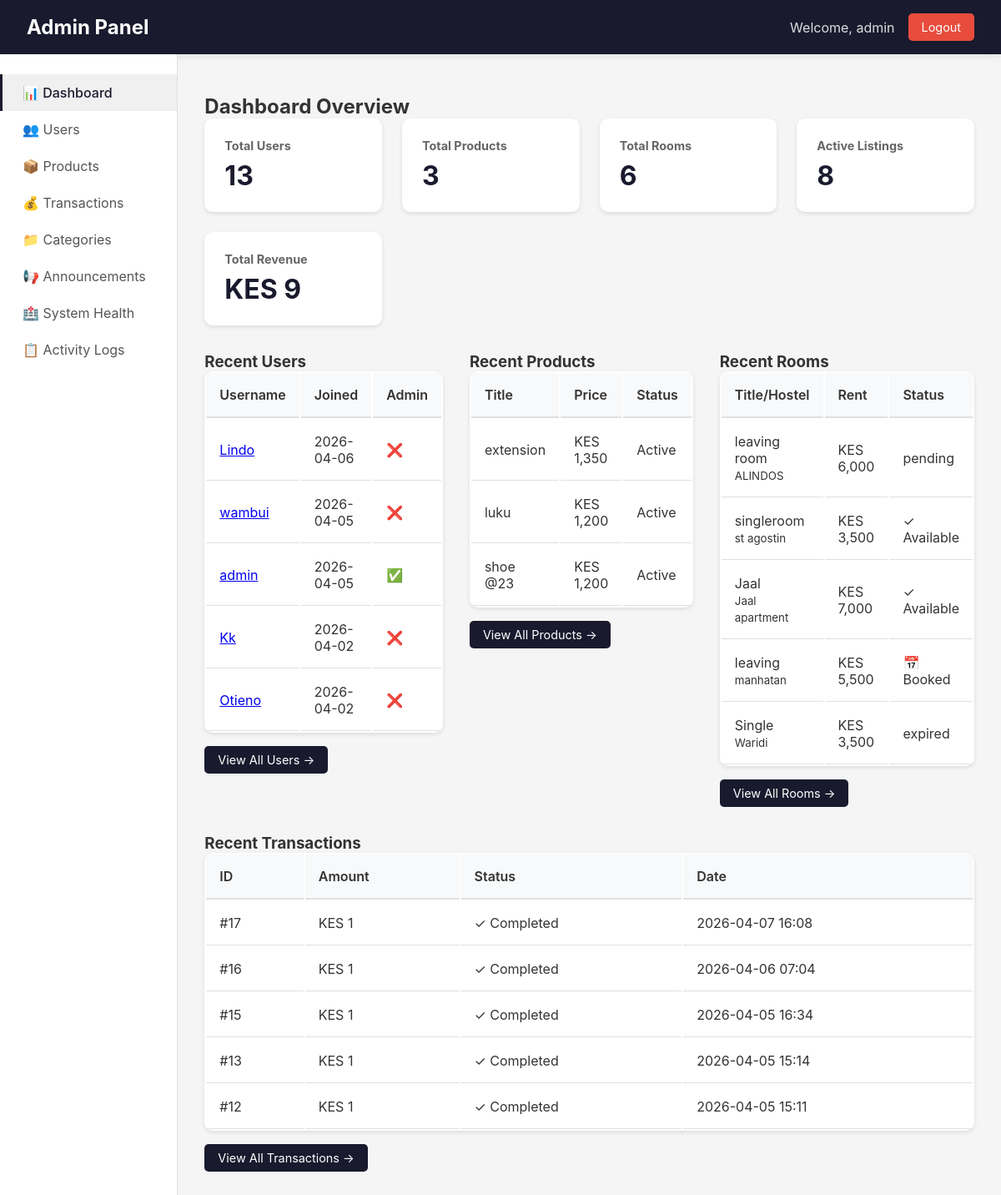
Before: /admin/ (signed in) with the older database file.
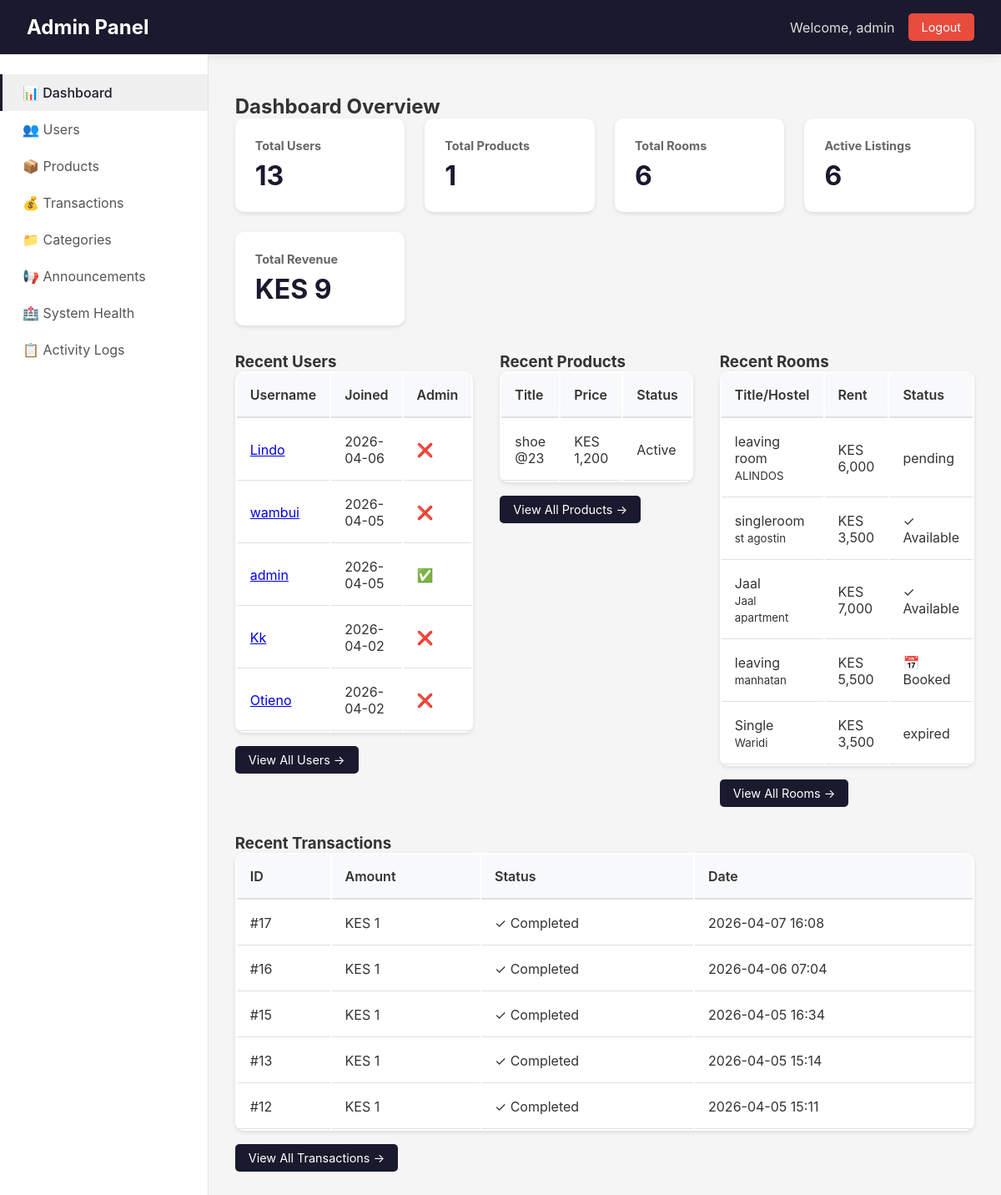
After: the same page with the newer database file.
### app/models.py (models this page shows, shortened)
class User(UserMixin, db.Model):
    __tablename__ = 'users'
    id = db.Column(db.Integer, primary_key=True)
    username = db.Column(db.String(80), unique=True, nullable=False)
    email = db.Column(db.String(120), unique=True, nullable=False)
    password_hash = db.Column(db.String(128))
    phone = db.Column(db.String(20))
    created_at = db.Column(db.DateTime, default=datetime.utcnow)
    google_id = db.Column(db.String(100), unique=True, nullable=True)
    profile_picture = db.Column(db.String(500), nullable=True)
    products = db.relationship('Product',
        foreign_keys='Product.seller_id',
        back_populates='seller',
        lazy=True
    )
    payments = db.relationship('Payment',
        back_populates='payment_user',
        lazy=True
    )
    phone_number = db.Column(db.String(20))
    campus_location = db.Column(db.String(100))
    hostel_name = db.Column(db.String(100))
    hostel_room = db.Column(db.String(20))
    whatsapp_number = db.Column(db.String(20))
    show_contact_details = db.Column(db.Boolean, default=True)
    contact_preference = db.Column(db.String(20), default='whatsapp')
    is_admin = db.Column(db.Boolean, default=False)
    conversations_as_buyer = db.relationship('Chat',
        foreign_keys='Chat.buyer_id',
        back_populates='buyer',
        lazy=True,
        cascade='all, delete-orphan'
    )
    conversations_as_seller = db.relationship('Chat',
        foreign_keys='Chat.seller_id',
        back_populates='seller',
        lazy=True,
        cascade='all, delete-orphan'
    )
    sent_messages = db.relationship('Message',
        foreign_keys='Message.sender_id',
        back_populates='sender',
        lazy=True,
        cascade='all, delete-orphan'
    )
    sent_offers = db.relationship('Offer',
        foreign_keys='Offer.buyer_id',
        back_populates='offer_buyer',
        lazy=True
    )
    received_offers = db.relationship('Offer',
        foreign_keys='Offer.seller_id',
        back_populates='offer_seller',
        lazy=True
    )

class Product(db.Model):
    __tablename__ = 'products'
    id = db.Column(db.Integer, primary_key=True)
    title = db.Column(db.String(100), nullable=False)
    description = db.Column(db.Text)
    price = db.Column(db.Float, nullable=False)
    condition = db.Column(db.String(20))
    contact_info = db.Column(db.Text)
    is_fast_moving = db.Column(db.Boolean, default=False)
    is_active = db.Column(db.Boolean, default=True)
    is_sold = db.Column(db.Boolean, default=False)
    Token = db.Column(db.Float, nullable=False)
    category_id = db.Column(db.Integer, db.ForeignKey('categories.id'), nullable=False)
    seller_id = db.Column(db.Integer, db.ForeignKey('users.id'), nullable=False)
    image_group_id = db.Column(db.Integer, db.ForeignKey('product_image_groups.id'), nullable=True)
    created_at = db.Column(db.DateTime, default=datetime.utcnow)
    updated_at = db.Column(db.DateTime, default=datetime.utcnow, onupdate=datetime.utcnow)
    hostel_name = db.Column(db.String(100), nullable=False, default='')
    location = db.Column(db.String(100), nullable=False, default='')
    leave_date = db.Column(db.DateTime, nullable=False, default=datetime.utcnow)
    room_type = db.Column(db.String(20), default='single')
    deposit = db.Column(db.Float, default=0)
    commission_percentage = db.Column(db.Float, default=0)
    is_commission_listing = db.Column(db.Boolean, default=False)
    status = db.Column(db.String(20), default='available')
    agreement_user_id = db.Column(db.Integer, db.ForeignKey('users.id'), nullable=True)
    agreement_expires_at = db.Column(db.DateTime, nullable=True)
    booked_at = db.Column(db.DateTime, nullable=True)
    total_unlocks = db.Column(db.Integer, default=0)
    last_interest_update = db.Column(db.DateTime, default=datetime.utcnow)
    payments = db.relationship('Payment', back_populates='product', lazy=True, cascade="all, delete-orphan")
    chats = db.relationship('Chat', back_populates='product', lazy=True, cascade='all, delete-orphan')
    offers = db.relationship('Offer', back_populates='product', lazy=True, cascade='all, delete-orphan')
    unlocks = db.relationship(
    'ProductUnlock',
    back_populates='product',
    cascade='all, delete-orphan'
)
    notifications = db.relationship(
    'Notification',
    back_populates='product',
    cascade='all, delete-orphan'
)
    agreement_user = db.relationship('User', foreign_keys=[agreement_user_id])
    category = db.relationship('Category', back_populates='products')
    seller = db.relationship('User', foreign_keys=[seller_id], back_populates='products')
    image_group = db.relationship('ProductImageGroup', back_populates='product')

class ProductUnlock(db.Model):
    __tablename__ = 'product_unlocks'
    id = db.Column(db.Integer, primary_key=True)
    user_id = db.Column(db.Integer, db.ForeignKey('users.id'), nullable=False)
    product_id = db.Column(db.Integer, db.ForeignKey('products.id'), nullable=False)
    seller_id = db.Column(db.Integer, db.ForeignKey('users.id'), nullable=False)
    amount = db.Column(db.Float, nullable=False)
    phone_number = db.Column(db.String(20))
    checkout_request_id = db.Column(db.String(100), unique=True)
    merchant_request_id = db.Column(db.String(100))
    mpesa_receipt_number = db.Column(db.String(50))
    status = db.Column(db.String(20), default='pending')
    created_at = db.Column(db.DateTime, default=datetime.utcnow)
    completed_at = db.Column(db.DateTime)
    unlocked_at = db.Column(db.DateTime)
    user = db.relationship('User', foreign_keys=[user_id], backref='unlocked_products')
    product = db.relationship('Product', back_populates='unlocks')
    seller = db.relationship('User', foreign_keys=[seller_id], backref='buyer_unlocks')
    chat = db.relationship('Chat', back_populates='unlock', lazy=True, uselist=False)

### app/admin/routes.py (the view)
@admin_bp.route('/')
@login_required
@admin_required
def dashboard():
    total_users = User.query.count()
    total_products = Product.query.filter(
        (Product.hostel_name == '') | (Product.hostel_name.is_(None))
    ).count()
    total_rooms = Product.query.filter(
        Product.hostel_name != '',
        Product.hostel_name.isnot(None)
    ).count()
    active_products = Product.query.filter_by(is_active=True, is_sold=False).count()
    total_revenue = db.session.query(func.sum(ProductUnlock.amount)).filter_by(status='completed').scalar() or 0
    recent_users = User.query.order_by(User.created_at.desc()).limit(5).all()
    recent_products = Product.query.filter(
        (Product.hostel_name == '') | (Product.hostel_name.is_(None))
    ).order_by(Product.created_at.desc()).limit(5).all()
    recent_rooms = Product.query.filter(
        Product.hostel_name != '',
        Product.hostel_name.isnot(None)
    ).order_by(Product.created_at.desc()).limit(5).all()
    recent_transactions = ProductUnlock.query.filter_by(status='completed').order_by(ProductUnlock.completed_at.desc()).limit(5).all()
    return render_template('admin/dashboard.html',
                         total_users=total_users,
                         total_products=total_products,
                         total_rooms=total_rooms,
                         active_products=active_products,
                         total_revenue=total_revenue,
                         recent_users=recent_users,
                         recent_products=recent_products,
                         recent_rooms=recent_rooms,
                         recent_transactions=recent_transactions)

### app/admin/routes.py (called while the page is built)
def admin_required(f):
    @wraps(f)
    def decorated_function(*args, **kwargs):
        if not current_user.is_authenticated:
            flash('Please login to access admin area.', 'warning')
            return redirect(url_for('auth.login'))
        if not current_user.is_admin:
            flash('Admin access required.', 'error')
            return redirect(url_for('main.index'))
        return f(*args, **kwargs)
    return decorated_function

### app/models.py (called while the page is built)
@login_manager.user_loader
def load_user(user_id):
    return User.query.get(int(user_id))

### app/templates/admin/dashboard.html (shortened to what this page needs)
{% extends "admin/base.html" %}
{% block content %}
<h2>Dashboard Overview</h2>
<div class="stats-grid">
    <div class="stat-card">
        <h3>Total Users</h3>
        <div class="value">{{ total_users }}</div>
    </div>
    <div class="stat-card">
        <h3>Total Products</h3>
        <div class="value">{{ total_products }}</div>
    </div>
    <div class="stat-card">
        <h3>Total Rooms</h3>
        <div class="value">{{ total_rooms }}</div>
    </div>
    <div class="stat-card">
        <h3>Active Listings</h3>
        <div class="value">{{ active_products }}</div>
    </div>
    <div class="stat-card">
        <h3>Total Revenue</h3>
        <div class="value">KES {{ "{:,.0f}".format(total_revenue) }}</div>
    </div>
</div>
<div style="display: grid; grid-template-columns: repeat(3, 1fr); gap: 2rem; margin-top: 2rem;">
    <div>
        <h3>Recent Users</h3>
        <table class="data-table">
            <thead><tr><th>Username</th><th>Joined</th><th>Admin</th></tr></thead>
            <tbody>
                {% for user in recent_users %}
                <tr>
                    <td><a href="{{ url_for('admin.user_detail', user_id=user.id) }}">{{ user.username }}</a></td>
                    <td>{{ user.created_at.strftime('%Y-%m-%d') }}</td>
                    <td>{% if user.is_admin %}✅{% else %}❌{% endif %}</td>
                </tr>
                {% endfor %}
            </tbody>
        </table>
        <div style="margin-top: 1rem;"><a href="{{ url_for('admin.users') }}" class="btn btn-primary">View All Users →</a></div>
    </div>
    <div>
        <h3>Recent Products</h3>
        <table class="data-table">
            <thead><tr><th>Title</th><th>Price</th><th>Status</th></tr></thead>
            <tbody>
                {% for product in recent_products %}
                <tr>
                    <td>{{ product.title[:25] }}</td>
                    <td>KES {{ "{:,.0f}".format(product.price) }}</td>
                    <td>{% if product.is_sold %}Sold{% else %}Active{% endif %}</td>
                </tr>
                {% endfor %}
            </tbody>
        </table>
        <div style="margin-top: 1rem;"><a href="{{ url_for('admin.products') }}" class="btn btn-primary">View All Products →</a></div>
    </div>
    <div>
        <h3>Recent Rooms</h3>
        <table class="data-table">
            <thead><tr><th>Title/Hostel</th><th>Rent</th><th>Status</th></tr></thead>
            <tbody>
                {% for room in recent_rooms %}
                <tr>
                    <td>{{ room.title[:20] }}<br><small>{{ room.hostel_name }}</small></td>
                    <td>KES {{ "{:,.0f}".format(room.price) }}</td>
                    <td>{% if room.status == 'available' %}✓ Available{% elif room.status == 'booked' %}📅 Booked{% else %}{{ room.status }}{% endif %}</td>
                </tr>
                {% endfor %}
            </tbody>
        </table>
        <div style="margin-top: 1rem;"><a href="{{ url_for('admin.rooms') }}" class="btn btn-primary">View All Rooms →</a></div>
    </div>
</div>
<div style="margin-top: 2rem;">
    <h3>Recent Transactions</h3>
    <table class="data-table">
        <thead><tr><th>ID</th><th>Amount</th><th>Status</th><th>Date</th></tr></thead>
        <tbody>
            {% for tx in recent_transactions %}
            <tr>
                <td>#{{ tx.id }}</td>
                <td>KES {{ "{:,.0f}".format(tx.amount) }}</td>
                <td>{% if tx.status == 'completed' %}✓ Completed{% else %}{{ tx.status }}{% endif %}</td>
                <td>{{ (tx.completed_at or tx.created_at).strftime('%Y-%m-%d %H:%M') }}</td>
            </tr>
            {% endfor %}
        </tbody>
    </table>
    <div style="margin-top: 1rem;"><a href="{{ url_for('admin.transactions') }}" class="btn btn-primary">View All Transactions →</a></div>
</div>
{% endblock %}

### app/templates/admin/base.html (shortened to what this page needs)
<!DOCTYPE html>
<html lang="en">
<head>
</head>
<body>
    <header class="admin-header">
        <h1><a href="{{ url_for('admin.dashboard') }}">Admin Panel</a></h1>
        <div class="admin-user">
            <span>Welcome, {{ current_user.username }}</span>
            <a href="{{ url_for('auth.logout') }}" class="logout-btn">Logout</a>
        </div>
    </header>
    <div class="admin-container">
        <nav class="admin-sidebar">
            <a href="{{ url_for('admin.dashboard') }}" class="{% if request.endpoint == 'admin.dashboard' %}active{% endif %}">
                📊 Dashboard
            </a>
            <a href="{{ url_for('admin.users') }}" class="{% if request.endpoint == 'admin.users' or request.endpoint == 'admin.user_detail' %}active{% endif %}">
                👥 Users
            </a>
            <a href="{{ url_for('admin.products') }}" class="{% if request.endpoint == 'admin.products' %}active{% endif %}">
                📦 Products
            </a>
            <a href="{{ url_for('admin.transactions') }}" class="{% if request.endpoint == 'admin.transactions' %}active{% endif %}">
                💰 Transactions
            </a>
            <a href="{{ url_for('admin.categories') }}" class="{% if request.endpoint == 'admin.categories' %}active{% endif %}">
                📁 Categories
            </a>
            <a href="{{ url_for('announcements.admin') }}" class="{% if request.endpoint == 'announcements.admin' %}active{% endif %}">
    📢 Announcements
</a>
<a href="{{ url_for('admin.system_health') }}" class="{% if request.endpoint == 'admin.system_health' %}active{% endif %}">
    🏥 System Health
</a>
<a href="{{ url_for('admin.admin_logs') }}" class="{% if request.endpoint == 'admin.admin_logs' %}active{% endif %}">
    📋 Activity Logs
</a>
        </nav>
        <main class="admin-content">
            {% block content %}{% endblock %}
        </main>
    </div>
</body>
</html>

Changed rows visible on the page:
removed Product: title "extension", price "1,350", is_sold "Active", shown under "Recent Products"
removed Product: title "luku", price "1,200", is_sold "Active", shown under "Recent Products"
Other visible differences:
{{ total_products }}: "3" → "1"
{{ active_products }}: "8" → "6"
